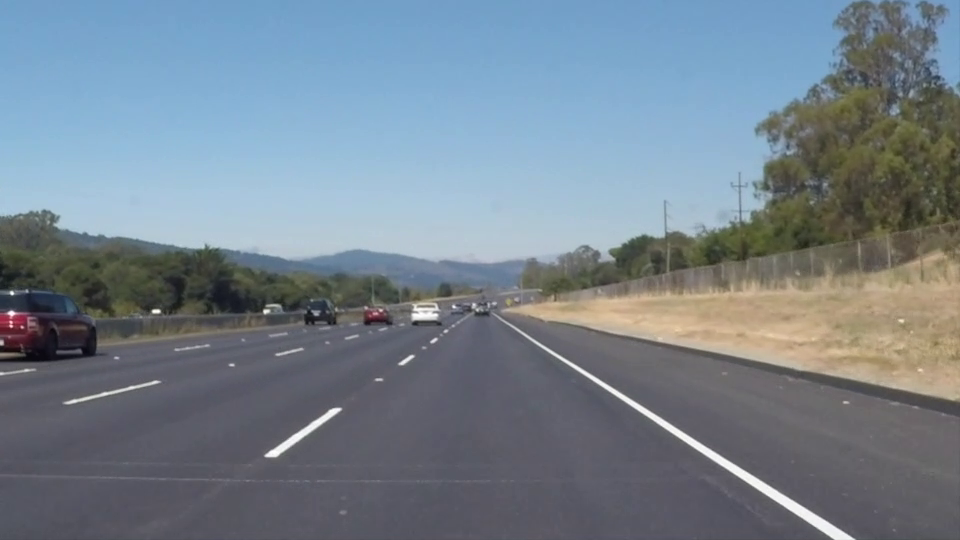
#> input picture frame 22 of OpenCVex/solidWhiteRight.mp4, 960 x 540 px
$ python ex03_v.py
#> lines starting #> are read from the running program, lines starting #| are printed output that depends on the picture; after the words box and inside, x2 and y2 are one past the last pixel; in counts of white or black regions, pixels touching at a corner belong together
### OpenCVex/OpenCV_Utils.py
import cv2
import numpy as np


# [16 lines left out: functions imageRead, imageShow, not called in this run]


def imageWrite(imagename, image):
    return cv2.imwrite(imagename, image)


def imageCopy(src):
    return np.copy(src)


# [52 lines left out: functions Video, imageParameters, not called in this run]


def getPixel(image, x, y, c=None):
    return image[y, x, c]


def setPixel(image, x, y, value, c=None):
    image[y, x, c] = value
    return image


def CutRectROI(image, x1, y1, x2, y2):
    return image[y1:y2, x1:x2]


# [26 lines left out: functions PasteRectROI, makeBlackImage, fillPolyROI, not called in this run]


def polyROI(image, points):
    mask = fillPolyROI(image, points)
    return cv2.bitwise_and(image, mask)


def convertColor(image, flag=cv2.COLOR_BGR2GRAY):
    return cv2.cvtColor(image, flag)


def splitImage(image):
    return cv2.split(image)


def mergeImage(channel1, channel2, channel3):
    return cv2.merge((channel1, channel2, channel3))


def rangeColor(image, lower, upper):
    result = imageCopy(image)
    return cv2.inRange(result, lower, upper)


def splitColor(image, lower, upper):
    result = imageCopy(image)
    mask = rangeColor(result, lower, upper)
    return cv2.bitwise_and(result, result, mask=mask)


def drawLine(image, point1, point2, color=(255, 0, 0), thickness=3, lineType=cv2.LINE_AA):
    result = imageCopy(image)
    return cv2.line(result, point1, point2, color, thickness, lineType)


def drawRect(image, point1, point2, color=(255, 0, 0), thickness=3, lineType=cv2.LINE_AA):
    result = imageCopy(image)
    return cv2.rectangle(result, point1, point2, color, thickness, lineType)


def drawCircle(image, center, radius, color=(255, 0, 0), thickness=3, lineType=cv2.LINE_AA):
    result = imageCopy(image)
    return cv2.circle(result, center, radius, color, thickness, lineType)


def drawEllipse(image, center, axis, angle, startAngle, endAngle, color=(255, 0, 0), thickness=3, lineType=cv2.LINE_AA):
    result = imageCopy(image)
    return cv2.ellipse(result, center, axis, angle, startAngle, endAngle, color, thickness, lineType)


# [4 lines left out: function drawPolygon, not called in this run]


def drawText(image, text, point=(10, 10), font=cv2.FONT_HERSHEY_PLAIN, fontScale=2.0, color=(255,255,255), thickness=3, lineType=cv2.LINE_AA):
    result = imageCopy(image)
    return cv2.putText(result, text, point, font, fontScale, color, thickness, lineType)


def addImage(image1, image2):
    return cv2.add(image1, image2)


# [5 lines left out: function addWeightedImage, not called in this run]


def imageThreshold(image, thresh=128, maxval=255, type=cv2.THRESH_BINARY):
    _, res = cv2.threshold(image, thresh=thresh, maxval=maxval, type=type)
    return res


def imageBlur(image, ksize):
    size = ((ksize+1) * 2 - 1, (ksize+1) * 2 - 1)
    return cv2.blur(image, size)


def imageGaussianBlur(image, ksize, sigmaX, sigmaY):
    size = ((ksize+1) * 2 - 1, (ksize+1) * 2 - 1)
    return cv2.GaussianBlur(image, ksize=size, sigmaX=sigmaX, sigmaY=sigmaY)


def imageMedianBlur(image, size):
    ksize = (size+1) * 2 - 1
    return cv2.medianBlur(image, ksize)


def imageBilateralFilter(image, size, sigmaColor, sigmaSpace):
    d = (size+1) * 2 - 1
    return cv2.bilateralFilter(image, d, sigmaColor=sigmaColor, sigmaSpace=sigmaSpace)


def imageFiltering(image, kernel, ddepth=-1):
    return cv2.filter2D(image, ddepth, kernel)


# [22 lines left out: functions imageEdgePrewitt, imageEdgeSobel, imageEdgeScharr, not called in this run]


def imageEdgeLaplacianCV(image):
    return cv2.Laplacian(image, -1)


# [14 lines left out: functions imageEdgeLaplacianFilter2D, imageEdgeLoG, not called in this run]


def cannyEdge(image, threshold1=100, threshold2=200):
    return cv2.Canny(image, threshold1, threshold2)


# [30 lines left out: functions computeHist, histogramEqualize, not called in this run]


def imageDilation(image, kernel, iterations):
    return cv2.dilate(image, kernel=kernel, iterations=iterations)


def imageErosion(image, kernel, iterations):
    return cv2.erode(image, kernel=kernel, iterations=iterations)


# [17 lines left out: functions imageMorphologicalGradient, imageOpening, imageClosing, not called in this run]


def imageMorphologyKernel(flag=cv2.MORPH_RECT, size=5):
    return cv2.getStructuringElement(flag, (size, size))


def imageMorphologyEx(image, op, kernel, iterations=1):
    return cv2.morphologyEx(image, op=op, kernel=kernel, iterations=iterations)


# [40 lines left out: functions imageResize, imageTranslation, imageRotation, imageAffineTransformation, imagePerspectiveTransformation, not called in this run]


def houghLines(image, rho=1, theta=np.pi/180, threshold=100):
    return cv2.HoughLines(image, rho, theta, threshold)


# [16 lines left out: function drawHoughLines, not called in this run]


def houghLinesP(image, rho=1.0, theta=np.pi/180, threshold=100, minLineLength=10, maxLineGap=100):
    return cv2.HoughLinesP(image, rho, theta, threshold, minLineLength=minLineLength, maxLineGap=maxLineGap)


# [52 lines left out: functions drawHoughLinesP, splitTwoSideLines, splitOneSideLines, medianPoint, not called in this run]


def interpolate(x1, y1, x2, y2, y):
    return int(float(y - y1) * float(x2-x1) / float(y2-y1) + x1)


# [28 lines left out: functions lineFittingOneSide, lineFitting, not called in this run]


def houghCircles(image, method=cv2.HOUGH_GRADIENT, dp = 1, minDist = 10, canny = 50, threshold = 30, minRadius = 0, maxRadius = 0):
    circles = cv2.HoughCircles(image, method, dp, minDist, param1=canny, param2=threshold, minRadius=minRadius, maxRadius=maxRadius)
    return circles


# [8 lines left out: function drawHoughCircles, not called in this run]

### OpenCVex/ex03_v.py
from OpenCV_Functions import *

def imageProcessing(image):
	result = imageCopy(image)
	result = convertColor(result, cv2.COLOR_BGR2HLS)

	lower_white_hls = np.array([0, 200, 0])
	upper_white_hls = np.array([179, 255, 255])
	lower_yellow_hls = np.array([15, 30, 115])
	upper_yellow_hls = np.array([35, 204, 255])

	white_hls_overlay = splitColor(result, lower_white_hls, upper_white_hls)
	yellow_hls_overlay = splitColor(result, lower_yellow_hls, upper_yellow_hls)
	result = white_hls_overlay + yellow_hls_overlay

	result = convertColor(result, cv2.COLOR_HLS2BGR)
	return result


def Video(openpath, savepath = "output.avi"):
#> called with openpath = './solidWhiteRight.mp4', savepath = 'output.mp4'
    cap = cv2.VideoCapture(openpath)
    if cap.isOpened():
        print("Video Opened")
    else:
        print("Video Not Opened")
        print("Program Abort")
        exit()
    fps = cap.get(cv2.CAP_PROP_FPS)
    width = int(cap.get(cv2.CAP_PROP_FRAME_WIDTH))
    height = int(cap.get(cv2.CAP_PROP_FRAME_HEIGHT))
    fourcc = int(cap.get(cv2.CAP_PROP_FOURCC))
    #out = cv2.VideoWriter(savepath, fourcc, fps, (width, height), True)
    cv2.namedWindow("Input", cv2.WINDOW_GUI_EXPANDED)
    cv2.namedWindow("Output", cv2.WINDOW_GUI_EXPANDED)
    import OpenCV_Functions
    while cap.isOpened():
        # Capture frame-by-frame
        ret, frame = cap.read()
#> frame is the input picture: shape (540, 960, 3); mean B, G, R 141.9, 130.7, 117.7
        if ret:
            # Our operations on the frame come here
            output = imageProcessing(frame)
#> in convertColor, `return cv2.cvtColor(image, flag)`: returned value: shape (540, 960, 3); mean of channels 0, 1, 2 94.9, 129.9, 55.8
#> in rangeColor, `return cv2.inRange(result, lower, upper)`:
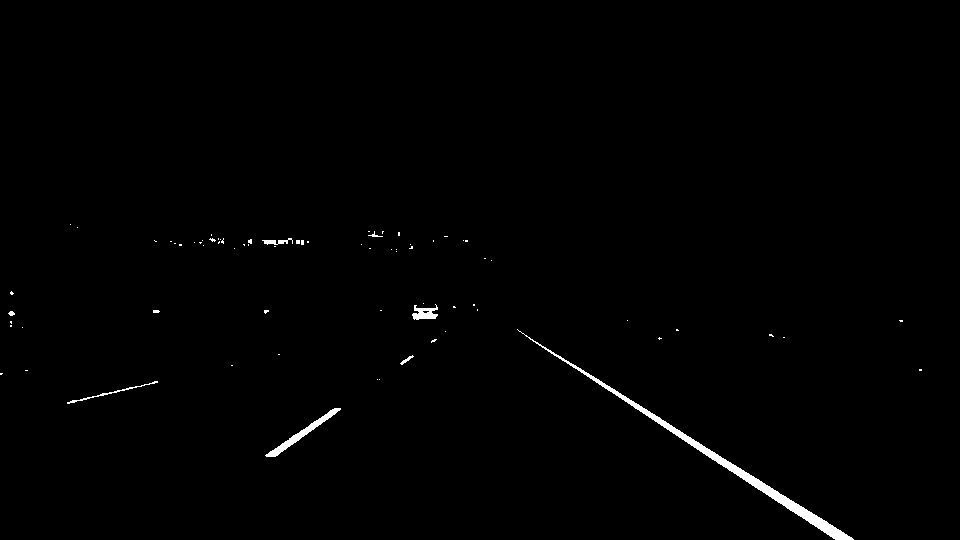
#> returned value: shape (540, 960); 0.73% white; 74 white regions (66 under 20 px), largest, box (x1, y1, x2, y2) and area: (517, 329, 854, 540) 2359, (265, 408, 341, 457) 532, (412, 304, 438, 320) 244
#> in rangeColor (call 2), `return cv2.inRange(result, lower, upper)`:
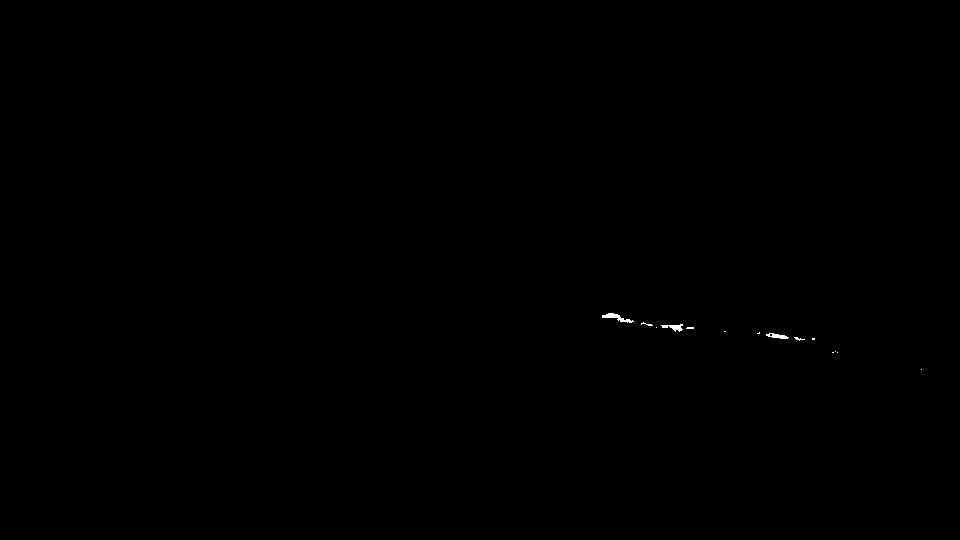
#> returned value: shape (540, 960); 0.07% white; 14 white regions (11 under 20 px), largest, box (x1, y1, x2, y2) and area: (602, 313, 634, 323) 121, (661, 324, 683, 332) 88, (766, 333, 789, 339) 77
#> in imageProcessing, `result = white_hls_overlay + yellow_hls_overlay`: result: shape (540, 960, 3); mean of channels 0, 1, 2 0.5, 1.8, 0.3
            # Write frame-by-frame
            #out.write(output)
            # Display the resulting frame
            cv2.imshow("Input", frame)
            cv2.imshow("Output", output)
        else:
            break
        # waitKey(int(1000.0/fps)) for matching fps of video
        if cv2.waitKey(int(1000.0/fps)) & 0xFF == ord('q'):
#> (key q is pressed here)
            break
    # When everything done, release the capture
    cap.release()
    #out.release()
    cv2.destroyAllWindows()
    return


road_video_01 = "./solidWhiteRight.mp4"

Video(road_video_01, "output.mp4")

$ run again, starting later in the video
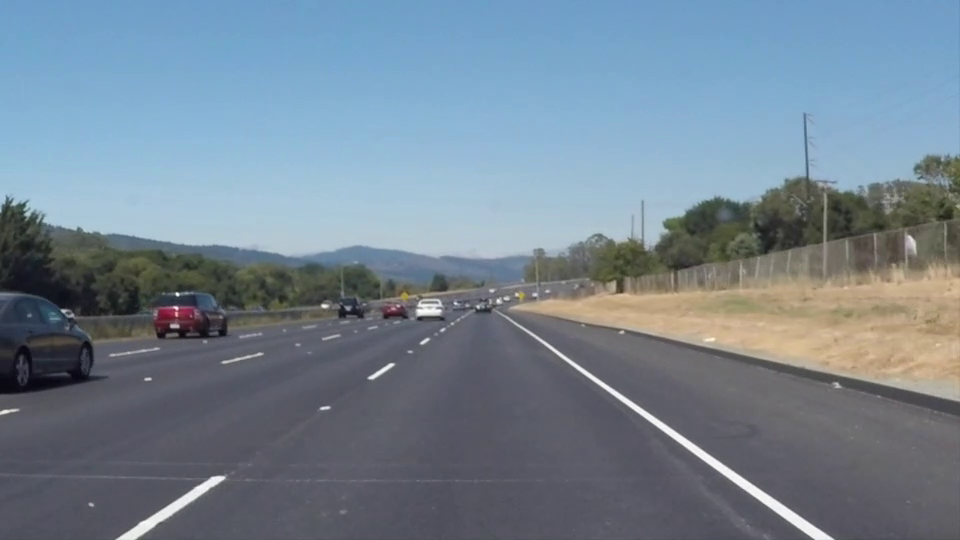
#> input picture frame 99 of OpenCVex/solidWhiteRight.mp4, 960 x 540 px
#> in Video, frame is the input picture: shape (540, 960, 3); mean B, G, R 146, 132.3, 116.7
#> in rangeColor, `return cv2.inRange(result, lower, upper)`:
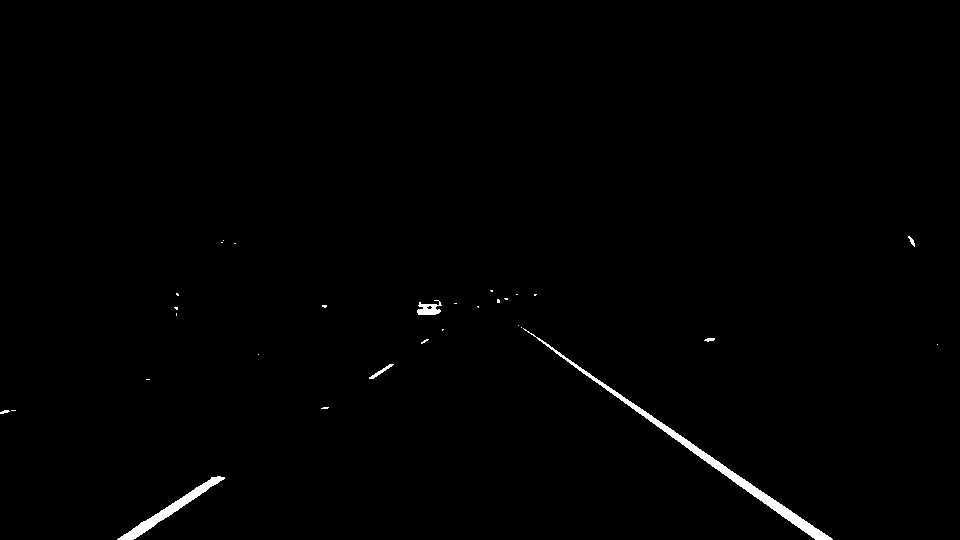
#> returned value: shape (540, 960); 0.72% white; 30 white regions (23 under 20 px), largest, box (x1, y1, x2, y2) and area: (523, 328, 833, 540) 2243, (117, 476, 225, 540) 997, (417, 300, 442, 315) 223
#> result: shape (540, 960, 3); mean of channels 0, 1, 2 0.7, 1.8, 0.3

$ run again, starting later in the video
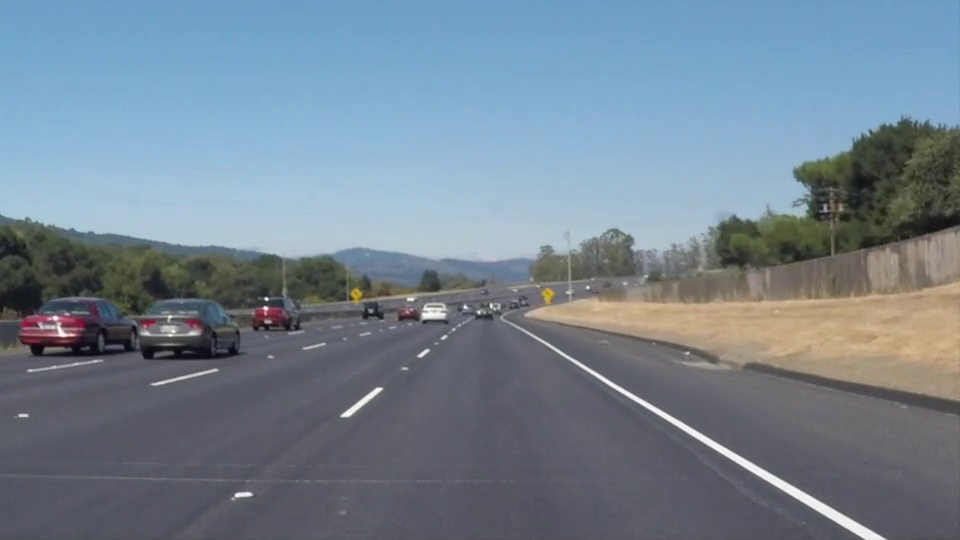
#> input picture frame 176 of OpenCVex/solidWhiteRight.mp4, 960 x 540 px
#> in Video, frame is the input picture: shape (540, 960, 3); mean B, G, R 145.2, 131.6, 116.5
#> in rangeColor, `return cv2.inRange(result, lower, upper)`:
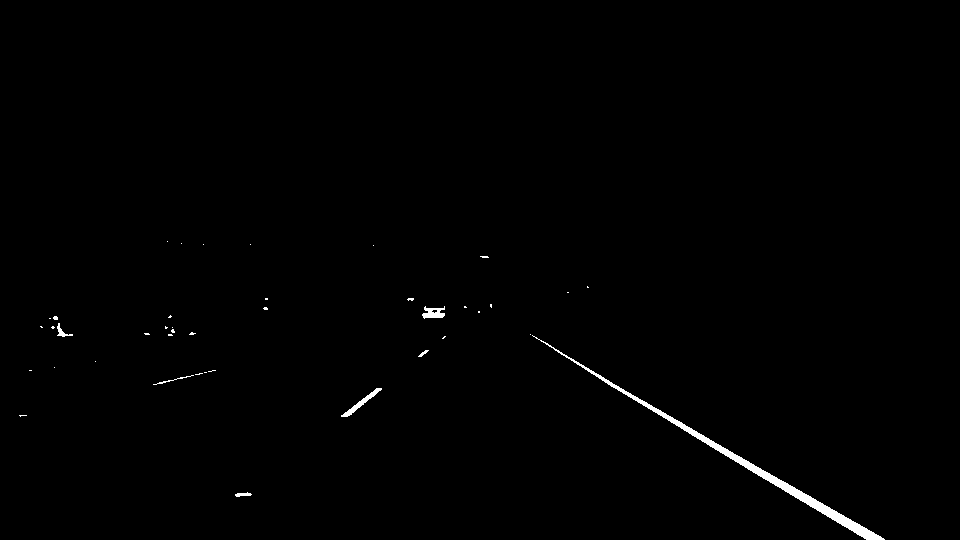
#> returned value: shape (540, 960); 0.6% white; 41 white regions (34 under 20 px), largest, box (x1, y1, x2, y2) and area: (532, 335, 885, 540) 2293, (341, 388, 382, 417) 220, (422, 306, 445, 319) 187
#> result: shape (540, 960, 3); mean of channels 0, 1, 2 0.5, 1.4, 0.2
